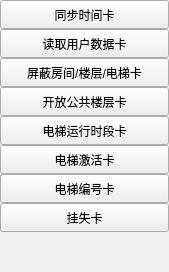
              <widget class="QWidget" name="wid_toolcard_group" native="true">
               <property name="minimumSize">
                <size>
                 <width>169</width>
                 <height>0</height>
                </size>
               </property>
               <property name="maximumSize">
                <size>
                 <width>169</width>
                 <height>16777215</height>
                </size>
               </property>
               <property name="styleSheet">
                <string notr="true"/>
               </property>
               <layout class="QVBoxLayout" name="verticalLayout_49">
                <property name="spacing">
                 <number>0</number>
                </property>
                <property name="leftMargin">
                 <number>0</number>
                </property>
                <property name="topMargin">
                 <number>0</number>
                </property>
                <property name="rightMargin">
                 <number>0</number>
                </property>
                <property name="bottomMargin">
                 <number>0</number>
                </property>
                <item>
                 <widget class="QPushButton" name="btn_maketoolcard_syntime">
                  <property name="minimumSize">
                   <size>
                    <width>169</width>
                    <height>29</height>
                   </size>
                  </property>
                  <property name="maximumSize">
                   <size>
                    <width>169</width>
                    <height>29</height>
                   </size>
                  </property>
                  <property name="text">
                   <string>同步时间卡</string>
                  </property>
                 </widget>
                </item>
                <item>
                 <widget class="QPushButton" name="btn_maketoolcard_readcard">
                  <property name="minimumSize">
                   <size>
                    <width>169</width>
                    <height>29</height>
                   </size>
                  </property>
                  <property name="maximumSize">
                   <size>
                    <width>169</width>
                    <height>29</height>
                   </size>
                  </property>
                  <property name="text">
                   <string>读取用户数据卡</string>
                  </property>
                 </widget>
                </item>
                <item>
                 <widget class="QPushButton" name="btn_maketoolcard_maskroom">
                  <property name="minimumSize">
                   <size>
                    <width>169</width>
                    <height>29</height>
                   </size>
                  </property>
                  <property name="maximumSize">
                   <size>
                    <width>169</width>
                    <height>29</height>
                   </size>
                  </property>
                  <property name="text">
                   <string>屏蔽房间/楼层/电梯卡</string>
                  </property>
                 </widget>
                </item>
                <item>
                 <widget class="QPushButton" name="btn_maketoolcard_openfloor">
                  <property name="minimumSize">
                   <size>
                    <width>169</width>
                    <height>29</height>
                   </size>
                  </property>
                  <property name="maximumSize">
                   <size>
                    <width>169</width>
                    <height>29</height>
                   </size>
                  </property>
                  <property name="text">
                   <string>开放公共楼层卡</string>
                  </property>
                 </widget>
                </item>
                <item>
                 <widget class="QPushButton" name="btn_maketoolcard_elevtimeallow">
                  <property name="sizePolicy">
                   <sizepolicy hsizetype="Expanding" vsizetype="Fixed">
                    <horstretch>0</horstretch>
                    <verstretch>0</verstretch>
                   </sizepolicy>
                  </property>
                  <property name="minimumSize">
                   <size>
                    <width>169</width>
                    <height>29</height>
                   </size>
                  </property>
                  <property name="maximumSize">
                   <size>
                    <width>169</width>
                    <height>29</height>
                   </size>
                  </property>
                  <property name="text">
                   <string>电梯运行时段卡</string>
                  </property>
                 </widget>
                </item>
                <item>
                 <widget class="QPushButton" name="btn_maketoolcard_acticatecard">
                  <property name="minimumSize">
                   <size>
                    <width>169</width>
                    <height>29</height>
                   </size>
                  </property>
                  <property name="maximumSize">
                   <size>
                    <width>169</width>
                    <height>29</height>
                   </size>
                  </property>
                  <property name="text">
                   <string>电梯激活卡</string>
                  </property>
                 </widget>
                </item>
                <item>
                 <widget class="QPushButton" name="btn_maketoolcard_elevNum">
                  <property name="minimumSize">
                   <size>
                    <width>169</width>
                    <height>29</height>
                   </size>
                  </property>
                  <property name="text">
                   <string>电梯编号卡</string>
                  </property>
                 </widget>
                </item>
                <item>
                 <widget class="QPushButton" name="btn_maketoolcard_lostCart">
                  <property name="minimumSize">
                   <size>
                    <width>169</width>
                    <height>29</height>
                   </size>
                  </property>
                  <property name="text">
                   <string>挂失卡</string>
                  </property>
                 </widget>
                </item>
                <item>
                 <spacer name="verticalSpacer_2">
                  <property name="orientation">
                   <enum>Qt::Vertical</enum>
                  </property>
                  <property name="sizeHint" stdset="0">
                   <size>
                    <width>20</width>
                    <height>40</height>
                   </size>
                  </property>
                 </spacer>
                </item>
               </layout>
              </widget>
